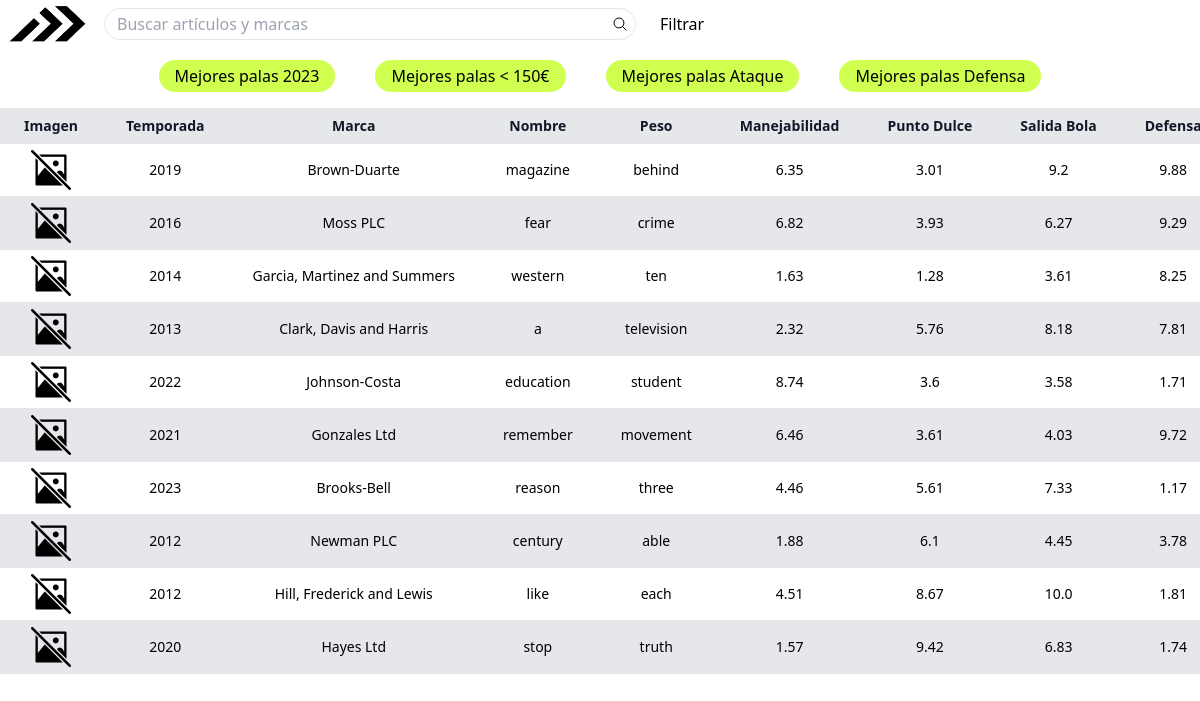
The page / on the database its author committed.
### apps/comparador/models.py (models this page shows, shortened)
class Pala(models.Model):
    palaID = models.AutoField(primary_key=True)
    nombre = models.CharField(max_length=255)
    imagen = models.ImageField(upload_to='palas', null=True, blank=True)
    marca = models.CharField(max_length=255)
    precio = models.FloatField()
    precio_rebaja = models.FloatField()
    temporada = models.IntegerField()
    material_marco = models.CharField(max_length=255)
    material_plano = models.CharField(max_length=255)
    material_goma = models.CharField(max_length=255)
    TACTO_CHOICES = [
        ('Blando', 'Blando'),
        ('Medio-Duro', 'Medio-Duro'),
        ('Duro', 'Duro'),
        ('Medio-Blando', 'Medio-Blando'),
        ('Medio', 'Medio'),
    ]
    tacto = models.CharField(max_length=20, choices=TACTO_CHOICES, null=True, blank=True)
    forma_choices = [
        ('diamante', 'Diamante'),
        ('redonda', 'Redonda'),
        ('hibrida', 'Híbrida'),
    ]
    forma = models.CharField(max_length=10, choices=forma_choices)
    peso = models.CharField(max_length=20)  # Guardado como cadena, por ejemplo, "365-400"
    total_padelzoom = models.FloatField()
    potencia = models.FloatField()
    control = models.FloatField()
    salida_bola = models.FloatField()
    manejabilidad = models.FloatField()
    punto_dulce = models.FloatField()
    fondo_de_pista = models.FloatField()
    volea = models.FloatField()
    bajada_de_pared = models.FloatField()
    bandeja = models.FloatField()
    remate = models.FloatField()
    defensa = models.FloatField()
    ataque = models.FloatField()
    puntuacion_total = models.FloatField()
    balance_choices = [
        ('alto', 'Alto'),
        ('medio', 'Medio'),
        ('bajo', 'Bajo'),
    ]
    balance = models.CharField(max_length=10, choices=balance_choices)

### apps/comparador/views.py (the view)
# urls.py: path('', views.comparador_pala,name='comparador_pala'),
def comparador_pala(request):
    if request.method == 'POST':
        forma = request.POST.get('forma')
        dureza = request.POST.get('dureza')
        balance = request.POST.get('balance')
        precio_min = request.POST.get('precio_min')
        precio_max = request.POST.get('precio_max')
        potencia_min = request.POST.get('potencia_min')
        potencia_max = request.POST.get('potencia_max')
        bandeja_min = request.POST.get('bandeja_min')
        bandeja_max = request.POST.get('bandeja_max')
        bajada_pared_min = request.POST.get('bajada_pared_min')
        bajada_pared_max = request.POST.get('bajada_pared_max')
        fondo_pista_min = request.POST.get('fondo_pista_min')
        fondo_pista_max = request.POST.get('fondo_pista_max')
        remate_min = request.POST.get('remate_min')
        remate_max = request.POST.get('remate_max')
        volea_min = request.POST.get('volea_min')
        volea_max = request.POST.get('volea_max')
        palas = Pala.objects.all()
        if forma != 'todas':
            palas = palas.filter(forma=forma)
        if dureza != 'todas':
            palas = palas.filter(tacto=dureza)
        if balance != 'todas':
            palas = palas.filter(balance=balance)
        palas = palas.filter(
            precio__range=(precio_min, precio_max),
            potencia__range=(potencia_min, potencia_max),
            bandeja__range=(bandeja_min, bandeja_max),
            bajada_de_pared__range=(bajada_pared_min, bajada_pared_max),
            fondo_de_pista__range=(fondo_pista_min, fondo_pista_max),
            remate__range=(remate_min, remate_max),
            volea__range=(volea_min, volea_max),
        )
        formas = [
            ('diamante', 'Diamante'),
            ('redonda', 'Redonda'),
            ('hibrida', 'Híbrida'),
        ]
        balances = [
        ('alto', 'Alto'),
        ('medio', 'Medio'),
        ('bajo', 'Bajo'),
        ]
        tactos = [
            ('Blando', 'Blando'),
            ('Medio-Duro', 'Medio-Duro'),
            ('Duro', 'Duro'),
            ('Medio-Blando', 'Medio-Blando'),
            ('Medio', 'Medio'),
        ]
        context = {
            'formas': formas,
            'palas': palas,
            'balances':balances,
            'tactos':tactos,
            'precio_max': precio_max,
            'precio_min': precio_min,
            'potencia_max': potencia_max,
            'potencia_min': potencia_min,
            'bandeja_max': bandeja_max,
            'bandeja_min': bandeja_min,
            'bajada_pared_max': bajada_pared_max,
            'bajada_pared_min': bajada_pared_min,
            'fondo_pista_max': fondo_pista_max,
            'fondo_pista_min': fondo_pista_min,
            'remate_max': remate_max,
            'remate_min': remate_min,
            'volea_max': volea_max,
            'volea_min': volea_min,
            'forma_seleccionada': forma,  # Agrega la forma seleccionada al contexto
            'dureza_seleccionada': dureza,  # Agrega la dureza seleccionada al contexto
            'balance_seleccionado': balance,  # Agrega el balance seleccionado al contexto
        }
        return render(request, 'comparador_pala.html', context)
    else:
        precio_max = Pala.objects.aggregate(Max('precio'))['precio__max']
        precio_min = Pala.objects.aggregate(Min('precio'))['precio__min']
        potencia_max = Pala.objects.aggregate(Max('potencia'))['potencia__max']
        potencia_min = Pala.objects.aggregate(Min('potencia'))['potencia__min']
        bandeja_max = Pala.objects.aggregate(Max('bandeja'))['bandeja__max']
        bandeja_min = Pala.objects.aggregate(Min('bandeja'))['bandeja__min']
        bajada_pared_max = Pala.objects.aggregate(Max('bajada_de_pared'))['bajada_de_pared__max']
        bajada_pared_min = Pala.objects.aggregate(Min('bajada_de_pared'))['bajada_de_pared__min']
        fondo_pista_max = Pala.objects.aggregate(Max('fondo_de_pista'))['fondo_de_pista__max']
        fondo_pista_min = Pala.objects.aggregate(Min('fondo_de_pista'))['fondo_de_pista__min']
        remate_max = Pala.objects.aggregate(Max('remate'))['remate__max']
        remate_min = Pala.objects.aggregate(Min('remate'))['remate__min']
        volea_max = Pala.objects.aggregate(Max('volea'))['volea__max']
        volea_min = Pala.objects.aggregate(Min('volea'))['volea__min']
        formas = [
            ('diamante', 'Diamante'),
            ('redonda', 'Redonda'),
            ('hibrida', 'Híbrida'),
        ]
        balances = [
        ('alto', 'Alto'),
        ('medio', 'Medio'),
        ('bajo', 'Bajo'),
        ]
        tactos = [
            ('Blando', 'Blando'),
            ('Medio-Duro', 'Medio-Duro'),
            ('Duro', 'Duro'),
            ('Medio-Blando', 'Medio-Blando'),
            ('Medio', 'Medio'),
        ]
        palas=Pala.objects.all()
        context = {
            'formas': formas,
            'palas': palas,
            'balances':balances,
            'tactos':tactos,
            'precio_max': precio_max,
            'precio_min': precio_min,
            'potencia_max': potencia_max,
            'potencia_min': potencia_min,
            'bandeja_max': bandeja_max,
            'bandeja_min': bandeja_min,
            'bajada_pared_max': bajada_pared_max,
            'bajada_pared_min': bajada_pared_min,
            'fondo_pista_max': fondo_pista_max,
            'fondo_pista_min': fondo_pista_min,
            'remate_max': remate_max,
            'remate_min': remate_min,
            'volea_max': volea_max,
            'volea_min': volea_min,
        }
        return render(request, 'comparador_pala.html', context)

### apps/comparador/templates/comparador_pala.html (shortened to what this page needs)
{% load static %}
<!DOCTYPE html>
<html lang="es">
<head>
	<link rel="stylesheet" href='{% static "css/output.css" %}'>
</head>
<body class="h-screen">
	<header class="flex flex-col w-full">
		<div class="flex w-full gap-2 px-2 pt-1 bg-white md:gap-4">
			<div class="h-10 w-18 min-w-max">
				<picture>
					<source srcset="../../../static/img/Logo.webp" type="image/webp">
					<img src="../../../static/img/Logo.png" alt="Logo" class="w-full h-full">
				</picture>
			</div>
			<nav class="flex items-center justify-between flex-auto gap-6">
				<form action="" class="flex flex-1">
					<div class="relative w-full">
						<input type="search" id="searchBar" name="searchBar" class="w-full h-8 p-3 border rounded-full" placeholder="Buscar artículos y marcas">
						<svg class="absolute w-4 h-4 right-2 top-2" xmlns="http://www.w3.org/2000/svg" fill="none" viewBox="0 0 24 24" stroke-width="1.5" stroke="currentColor">
							<path stroke-linecap="round" stroke-linejoin="round" d="M21 21l-5.197-5.197m0 0A7.5 7.5 0 105.196 5.196a7.5 7.5 0 0010.607 10.607z" />
						</svg>
					</div>
				</form>
				<div id="headerList" class="w-full md:w-auto flex flex-1 bg-[rgb(53,58,61)] md:bg-inherit" role="navigation">
					<ul class="w-full py-0.5 border-b border-gray-300 md:border-none flex justify-evenly md:justify-normal gap-x-1 md:gap-x-4 whitespace-nowrap font-medium text-white md:text-inherit">
						<li><a href="#" id="hamburgerMenu" class="inline">Filtrar</a></li>
					</ul>
				</div>
			</nav>
		</div>
	</header>
	<ul id="quickFilters" class="flex flex-wrap justify-center gap-2 my-4 whitespace-nowrap lg:gap-x-10">
		<li class="bg-[#D1FF4F] px-4 py-1 rounded-full border-[1px] border-gray-600"><a href="{% url 'mejores_palas_2023' %}">Mejores palas 2023</a></li>
		<li class="bg-[#D1FF4F] px-4 py-1 rounded-full border-[1px] border-gray-600"><a href="{% url 'mejores_palas_150' %}">Mejores palas &lt; 150€</a></li>
		<li class="bg-[#D1FF4F] px-4 py-1 rounded-full border-[1px] border-gray-600"><a href="{% url 'mejores_palas_ataque' %}">Mejores palas Ataque</a></li>
		<li class="bg-[#D1FF4F] px-4 py-1 rounded-full border-[1px] border-gray-600"><a href="{% url 'mejores_palas_defensa' %}">Mejores palas Defensa</a></li>
	</ul>
	<main>
		{% if palas %}
			<div class="relative overflow-x-auto">
				<table class="w-full text-sm text-left rtl:text-right">
					<thead class="text-sm text-gray-900 bg-gray-200">
						<tr class="text-center">
							<th scope="col" class="px-6 py-2 whitespace-nowrap">Imagen</th>
							<th scope="col" class="px-6 py-2 whitespace-nowrap">Temporada</th>
							<th scope="col" class="px-6 py-2 whitespace-nowrap">Marca</th>
							<th scope="col" class="px-6 py-2 whitespace-nowrap">Nombre</th>
							<th scope="col" class="px-6 py-2 whitespace-nowrap">Peso</th>
							<th scope="col" class="px-6 py-2 whitespace-nowrap">Manejabilidad</th>
							<th scope="col" class="px-6 py-2 whitespace-nowrap">Punto Dulce</th>
							<th scope="col" class="px-6 py-2 whitespace-nowrap">Salida Bola</th>
							<th scope="col" class="px-6 py-2 whitespace-nowrap">Defensa</th>
						</tr>
					</thead>
					<tbody class="text-center">
						{% for pala in palas %}
							<tr class="bg-white border-b">
								<td class="flex items-center justify-center">
									<a href="{% url 'mostrar_pala' pk=pala.pk %}">
										{% if pala.imagen %}
											<img src="{{ pala.imagen.url }}" alt="{{ pala.nombre }}" width="50px" height="50px">
										{% else %}
											<picture>
												<source srcset='{% static "img/no-image-found.webp" %}' type="image/webp">
												<img src='{% static "img/no-image-found.png" %}' alt="{{ pala.nombre }}" width="50px" height="50px">
											</picture>
										{% endif %}
									</a>
								</td>
								<td class="px-6 py-2 whitespace-nowrap">
									<a href="{% url 'mostrar_pala' pk=pala.pk %}">{{ pala.temporada }}</a>
								</td>
								<td class="px-6 py-2 whitespace-nowrap">
									<a href="{% url 'mostrar_pala' pk=pala.pk %}">{{ pala.marca }}</a>
								</td>
								<td class="px-6 py-2 whitespace-nowrap">
									<a href="{% url 'mostrar_pala' pk=pala.pk %}">{{ pala.nombre }}</a>
								</td>
								<td class="px-6 py-2 whitespace-nowrap">
									<a href="{% url 'mostrar_pala' pk=pala.pk %}">{{ pala.peso }}</a>
								</td>
								<td class="px-6 py-2 whitespace-nowrap">
									<a href="{% url 'mostrar_pala' pk=pala.pk %}">{{ pala.manejabilidad }}</a>
								</td>
								<td class="px-6 py-2 whitespace-nowrap">
									<a href="{% url 'mostrar_pala' pk=pala.pk %}">{{ pala.punto_dulce }}</a>
								</td>
								<td class="px-6 py-2 whitespace-nowrap">
									<a href="{% url 'mostrar_pala' pk=pala.pk %}">{{ pala.salida_bola }}</a>
								</td>
								<td class="px-6 py-2 whitespace-nowrap">
									<a href="{% url 'mostrar_pala' pk=pala.pk %}">{{ pala.defensa }}</a>
								</td>
							</tr>
						{% endfor %}
					</tbody>
				</table>
			</div>
		{% else %}
			<p>No se encontraron palas que coincidan con los filtros.</p>
		{% endif %}
	</main>
</body>
</html>

### rows shown on the page
Pala: temporada "2019", marca "Brown-Duarte", nombre "magazine", peso "behind", manejabilidad "6.35", punto_dulce "3.01", salida_bola "9.2", defensa "9.88"
Pala: temporada "2016", marca "Moss PLC", nombre "fear", peso "crime", manejabilidad "6.82", punto_dulce "3.93", salida_bola "6.27", defensa "9.29"
Pala: temporada "2014", marca "Garcia, Martinez and Summers", nombre "western", peso "ten", manejabilidad "1.63", punto_dulce "1.28", salida_bola "3.61", defensa "8.25"
Pala: temporada "2013", marca "Clark, Davis and Harris", nombre "a", peso "television", manejabilidad "2.32", punto_dulce "5.76", salida_bola "8.18", defensa "7.81"
Pala: temporada "2022", marca "Johnson-Costa", nombre "education", peso "student", manejabilidad "8.74", punto_dulce "3.6", salida_bola "3.58", defensa "1.71"
Pala: temporada "2021", marca "Gonzales Ltd", nombre "remember", peso "movement", manejabilidad "6.46", punto_dulce "3.61", salida_bola "4.03", defensa "9.72"
Pala: temporada "2023", marca "Brooks-Bell", nombre "reason", peso "three", manejabilidad "4.46", punto_dulce "5.61", salida_bola "7.33", defensa "1.17"
Pala: temporada "2012", marca "Newman PLC", nombre "century", peso "able", manejabilidad "1.88", punto_dulce "6.1", salida_bola "4.45", defensa "3.78"
Pala: temporada "2012", marca "Hill, Frederick and Lewis", nombre "like", peso "each", manejabilidad "4.51", punto_dulce "8.67", salida_bola "10.0", defensa "1.81"
Pala: temporada "2020", marca "Hayes Ltd", nombre "stop", peso "truth", manejabilidad "1.57", punto_dulce "9.42", salida_bola "6.83", defensa "1.74"
